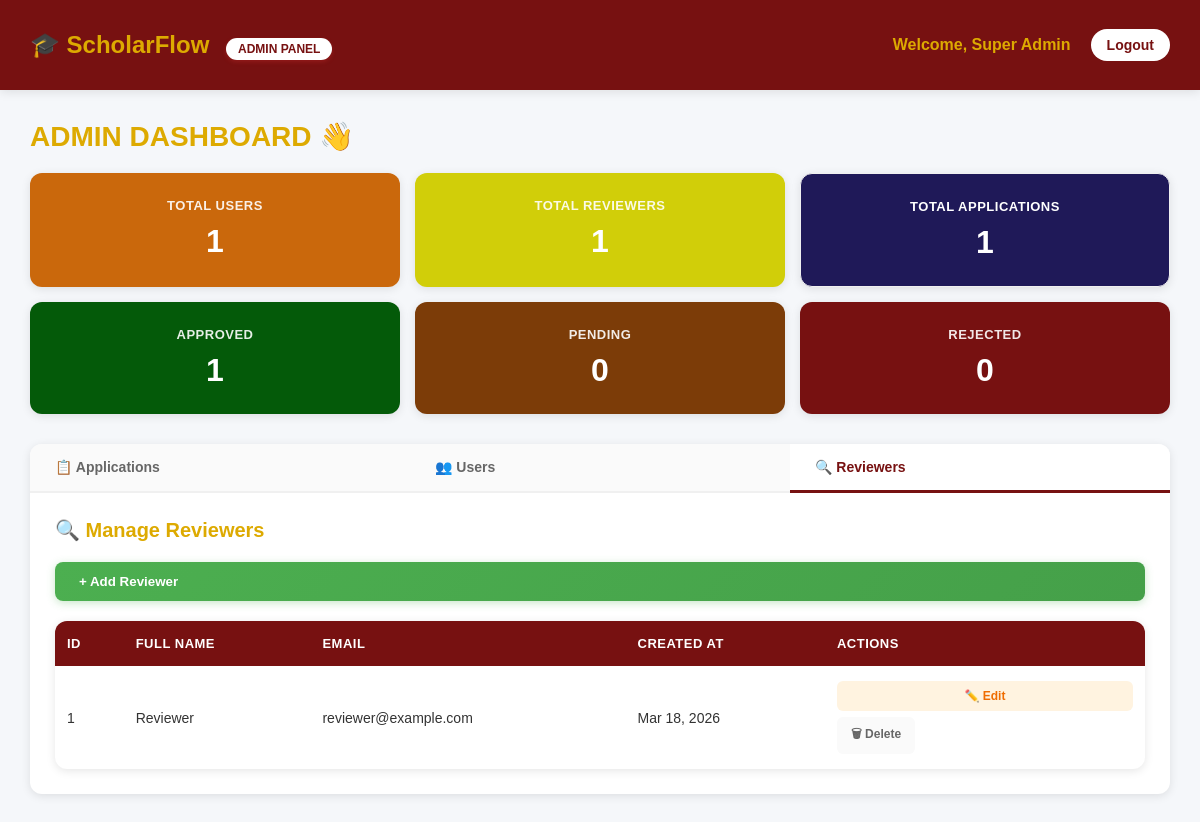
The app's page /admin_dashboard.php?tab=reviewers (signed in) with its own data.
### tables this page shows
CREATE TABLE `reviewers` (
  `id` int(11) NOT NULL,
  `email` varchar(255) NOT NULL,
  `password` varchar(255) NOT NULL,
  `fullname` varchar(255) NOT NULL,
  `created_at` timestamp NOT NULL DEFAULT current_timestamp()
);

### admin_dashboard.php (the view, shortened to what this page needs)
<?php
$conn = new mysqli("localhost", "root", "", "scholarship_db");
$active_tab = isset($_GET['tab']) ? $_GET['tab'] : 'applications';
$users = $conn->query("SELECT * FROM users ORDER BY created_at DESC");
$totalUsers = $users->num_rows;
$reviewers = $conn->query("SELECT * FROM reviewers ORDER BY created_at DESC");
$totalReviewers = $reviewers->num_rows;
$totalApplications = $conn->query("SELECT COUNT(*) as count FROM applications")->fetch_assoc()['count'];
$approvedCount = $conn->query("SELECT COUNT(*) as count FROM applications WHERE status='Approved'")->fetch_assoc()['count'];
$pendingCount = $conn->query("SELECT COUNT(*) as count FROM applications WHERE status='Pending'")->fetch_assoc()['count'];
$rejectedCount = $conn->query("SELECT COUNT(*) as count FROM applications WHERE status='Rejected'")->fetch_assoc()['count'];
?>
<!DOCTYPE html>
<html lang="en">
<head>
    <link rel="stylesheet" href="style.css">
</head>
<body>
<div class="topnav">
    <div class="nav-left">
        <h2>🎓 ScholarFlow <span class="admin-badge">Admin Panel</span></h2>
    </div>
    <div class="nav-right">
        <span>Welcome, <?php echo htmlspecialchars($_SESSION['username']); ?></span>
        <a href="logout.php" class="logout-btn">Logout</a>
    </div>
</div>
<div class="main">
    <h1>ADMIN DASHBOARD 👋</h1>
    <div class="stats-grid">
        <div class="stat-card users">
            <h3>Total Users</h3>
            <p><?php echo $totalUsers; ?></p>
        </div>
        <div class="stat-card reviewers">
            <h3>Total Reviewers</h3>
            <p><?php echo $totalReviewers; ?></p>
        </div>
        <div class="stat-card">
            <h3>Total Applications</h3>
            <p><?php echo $totalApplications; ?></p>
        </div>
        <div class="stat-card approved">
            <h3>Approved</h3>
            <p><?php echo $approvedCount; ?></p>
        </div>
        <div class="stat-card pending">
            <h3>Pending</h3>
            <p><?php echo $pendingCount; ?></p>
        </div>
        <div class="stat-card rejected">
            <h3>Rejected</h3>
            <p><?php echo $rejectedCount; ?></p>
        </div>
    </div>
    <div class="tab-container">
        <div class="tab-nav">
            <button class="tab-btn <?php echo $active_tab == 'applications' ? 'active' : ''; ?>" onclick="window.location.href='?tab=applications'">
                📋 Applications
            </button>
            <button class="tab-btn <?php echo $active_tab == 'users' ? 'active' : ''; ?>" onclick="window.location.href='?tab=users'">
                👥 Users
            </button>
            <button class="tab-btn <?php echo $active_tab == 'reviewers' ? 'active' : ''; ?>" onclick="window.location.href='?tab=reviewers'">
                🔍 Reviewers
            </button>
        </div>
        <div class="tab-content <?php echo $active_tab == 'reviewers' ? 'active' : ''; ?>" id="reviewers-tab">
            <h3 class="section-title">🔍 Manage Reviewers</h3>
            <button class="add-btn" onclick="document.getElementById('addReviewerModal').classList.add('active')">
                + Add Reviewer
            </button>
            <table class="data-table">
                <thead>
                    <tr>
                        <th>ID</th>
                        <th>Full Name</th>
                        <th>Email</th>
                        <th>Created At</th>
                        <th>Actions</th>
                    </tr>
                </thead>
                <tbody>
                    <?php while($reviewer = $reviewers->fetch_assoc()): ?>
                    <tr>
                        <td><?php echo $reviewer['id']; ?></td>
                        <td><?php echo htmlspecialchars($reviewer['fullname']); ?></td>
                        <td><?php echo htmlspecialchars($reviewer['email']); ?></td>
                        <td><?php echo date('M d, Y', strtotime($reviewer['created_at'])); ?></td>
                        <td>
                            <div class="action-buttons">
                                <button class="action-btn btn-edit" onclick="openEditReviewerModal(<?php echo $reviewer['id']; ?>, '<?php echo addslashes($reviewer['fullname']); ?>', '<?php echo addslashes($reviewer['email']); ?>')">
                                    ✏️ Edit
                                </button>
                                <a href="?tab=reviewers&delete_reviewer=<?php echo $reviewer['id']; ?>" class="action-btn btn-delete" onclick="return confirm('Delete this reviewer?')">
                                    🗑 Delete
                                </a>
                            </div>
                        </td>
                    </tr>
                    <?php endwhile; ?>
                </tbody>
            </table>
        </div>
    </div>
</div>
</body>
</html>

### style.css (style rules this page uses)
body { font-family: Arial; margin: 0; background: #e3f2fd; }
button { width: 100%; padding: 10px; background: #42a5f5; color: white; border: none; }
table { width: 100%; background: white; border-collapse: collapse; border-radius: 10px; overflow: hidden; box-shadow: 0 3px 8px rgba(0,0,0,0.1); }
table th { background: #1976d2; color: white; padding: 12px; }
table td { padding: 12px; border-bottom: 1px solid #ddd; }
.main h1 { margin-bottom: 20px; }
.topnav { width: 100%; max-width: 100vw; background: #771111; color: white; display: flex; justify-content: space-between; align-items: center; padding: 0 20px; height: 90px; box-shadow: 0 4px 10px rgba(0,0,0,0.2); position: fixed; top: 0; left: 0; z-index: 1000; box-sizing: border-box; }
.nav-left { display: flex; align-items: center; gap: 20px; }
.nav-left h2 { margin: 0; font-size: 20px; }
.nav-right { display: flex; align-items: center; gap: 15px; }
.logout-btn { background: #771111; padding: 8px 15px; border-radius: 5px; color: white; text-decoration: none; transition: 0.3s; }
.main { margin-top: 90px; padding: 50px; }
.pending { background: #ff9800; color: white; }
.approved { background: #4caf50; color: white; }
.rejected { background: #d32f2f; color: white; }
* { margin: 0; padding: 0; box-sizing: border-box; font-family: Arial, Helvetica, sans-serif; }
body { background: #f4f6f9; color: #333; }
h1, h2, h3 { margin-bottom: 15px; color: #1976d2; }
a { color: #1976d2; text-decoration: none; }

### records on screen
reviewers: id "1", fullname "Reviewer", email "reviewer@example.com", created_at "Mar 18, 2026"

### other values on screen
$_SESSION['username'] "Super Admin"
$totalUsers "1"
$totalReviewers "1"
$totalApplications "1"
$approvedCount "1"
$pendingCount "0"
$rejectedCount "0"
